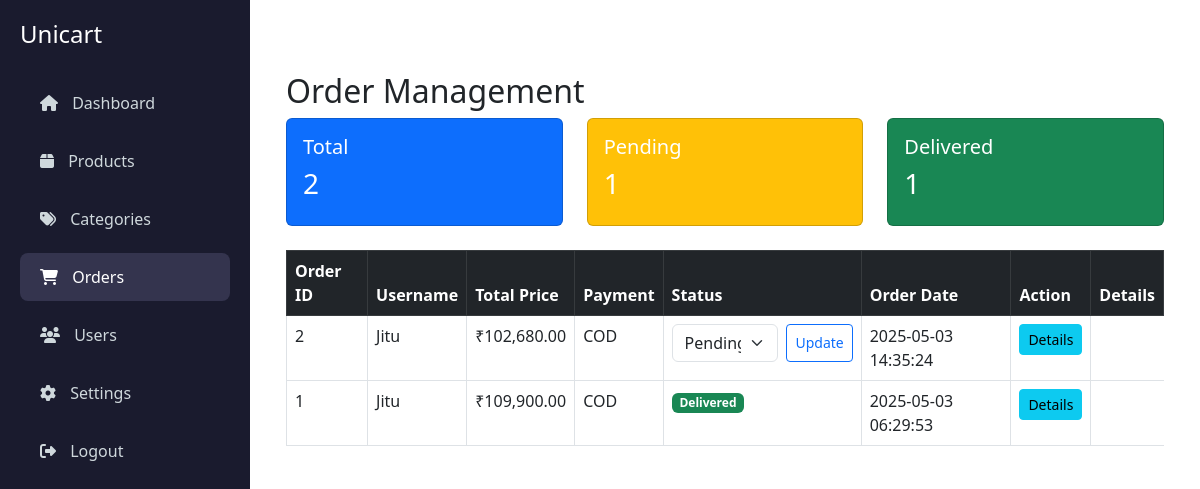
Screenshot of /admin/orders.php (signed in) with the database file from the repository.
### tables this page shows
CREATE TABLE `orders` (
  `order_id` int(11) NOT NULL,
  `user_id` int(11) DEFAULT NULL,
  `total_price` decimal(10,2) DEFAULT NULL,
  `payment_method` varchar(50) DEFAULT NULL,
  `status` varchar(50) DEFAULT 'Pending',
  `order_date` timestamp NOT NULL DEFAULT current_timestamp()
);

CREATE TABLE `users` (
  `user_id` int(11) NOT NULL,
  `name` varchar(100) NOT NULL,
  `email` varchar(100) NOT NULL,
  `password` varchar(255) NOT NULL,
  `created_at` timestamp NOT NULL DEFAULT current_timestamp()
);

### admin/orders.php (the view, shortened to what this page needs)
<?php
include '../includes/db_connect.php';
$statusFilter = isset($_GET['status']) ? $_GET['status'] : 'All';
$statusSafe = $con->real_escape_string($statusFilter);
$statusCondition = ($statusFilter !== 'All') ? "WHERE orders.status = '$statusSafe'" : "";
$totalOrders = $con->query("SELECT COUNT(*) FROM orders")->fetch_row()[0];
$pendingOrders = $con->query("SELECT COUNT(*) FROM orders WHERE status = 'Pending'")->fetch_row()[0];
$deliveredOrders = $con->query("SELECT COUNT(*) FROM orders WHERE status = 'Delivered'")->fetch_row()[0];
$query = "SELECT orders.*, users.name AS username
          FROM orders
          JOIN users ON orders.user_id = users.user_id
          $statusCondition
          ORDER BY orders.order_date DESC";
$result = $con->query($query);
?>
<!DOCTYPE html>
<html lang="en">
<head>
    <link href="https://cdn.jsdelivr.net/npm/bootstrap@5.3.2/dist/css/bootstrap.min.css" rel="stylesheet">
    <?php include '../includes/mode.php'; ?>
</head>
<body>
<div class="d-flex">
    <?php include '../includes/admin_sidebar.php'; ?>
    <div class="flex-grow-1 p-4" style="margin-left: 250px;">
        <div class="container mt-5">
            <h2>Order Management</h2>
            <div class="row mb-4">
                <div class="col-md-4">
                    <a href="orders.php?status=All" class="card text-white bg-primary text-decoration-none">
                        <div class="card-body">
                            <h5>Total</h5>
                            <h3><?= $totalOrders ?></h3>
                        </div>
                    </a>
                </div>
                <div class="col-md-4">
                    <a href="orders.php?status=Pending" class="card text-white bg-warning text-decoration-none">
                        <div class="card-body">
                            <h5>Pending</h5>
                            <h3><?= $pendingOrders ?></h3>
                        </div>
                    </a>
                </div>
                <div class="col-md-4">
                    <a href="orders.php?status=Delivered" class="card text-white bg-success text-decoration-none">
                        <div class="card-body">
                            <h5>Delivered</h5>
                            <h3><?= $deliveredOrders ?></h3>
                        </div>
                    </a>
                </div>
            </div>
            <table class="table table-bordered">
                <thead class="table-dark">
                    <tr>
                        <th>Order ID</th>
                        <th>Username</th>
                        <th>Total Price</th>
                        <th>Payment</th>
                        <th>Status</th>
                        <th>Order Date</th>
                        <th>Action</th>
                        <th>Details</th>
                    </tr>
                </thead>
                <tbody>
                    <?php while ($row = $result->fetch_assoc()): ?>
                        <tr>
                            <td><?= $row['order_id'] ?></td>
                            <td><?= htmlspecialchars($row['username']) ?></td>
                            <td>₹<?= number_format($row['total_price'], 2) ?></td>
                            <td><?= htmlspecialchars($row['payment_method']) ?></td>
                            <td>
                                <?php if ($row['status'] === 'Pending'): ?>
                                    <form method="post" class="d-flex">
                                        <select name="status" class="form-select me-2">
                                            <option value="Pending" selected>Pending</option>
                                        </select>
                                        <button type="submit" name="update_status" class="btn btn-outline-primary btn-sm">Update</button>
                                    </form>
                                <?php else: ?>
                                    <span class="badge bg-success">Delivered</span>
                                <?php endif; ?>
                            </td>
                            <td><?= $row['order_date'] ?></td>
                            <td>
                                <a href="order_details.php?order_id=<?= $row['order_id'] ?>" class="btn btn-sm btn-info">Details</a>
                            </td>
                        </tr>
                    <?php endwhile; ?>
                </tbody>
            </table>
        </div>
    </div>
</div>
</body>
</html>

### assets/css/mode.css (style rules this page uses)
:root { --primary-color: #0d6efd; }
a, .btn, .sidebar a:hover { color: var(--primary-color); }

### rows the page displays
orders: order_id "2", user.name "Jitu", total_price "102,680.00", payment_method "COD", order_date "2025-05-03 14:35:24"
orders: order_id "1", user.name "Jitu", total_price "109,900.00", payment_method "COD", status "Delivered", order_date "2025-05-03 06:29:53"

### other values shown
$totalOrders "2"
$pendingOrders "1"
$deliveredOrders "1"
